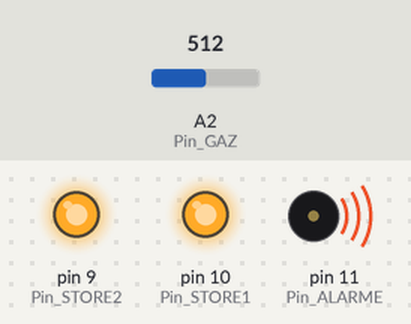
Bench run of a sketch on a simulated Arduino Uno, built with avr-gcc and run on an emulated ATmega328P. Parts: output pins drawn as LEDs (lit = HIGH), buzzer (waves = sounding). The inputs (shaded band) are chosen by the test bench; at power-on: A2 (Pin_GAZ) = 512. Pins used as bus, display or sensor lines are not drawn.

Above: at 1.2 s.
1.3 s: A2 (Pin_GAZ) set to 114
2.8 s: A2 (Pin_GAZ) set to 95
At 3.7 s:
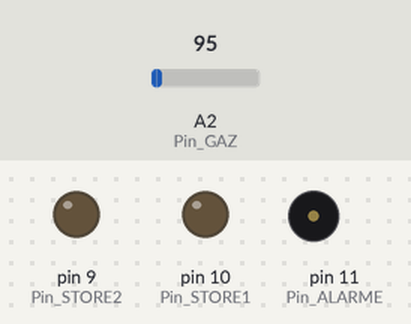
4.3 s: A2 (Pin_GAZ) set to 122
At 4.8 s:
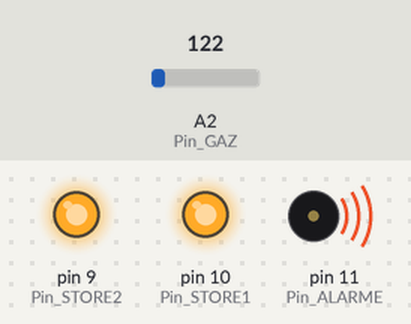
5.8 s: A2 (Pin_GAZ) set to 0
At 7.1 s:
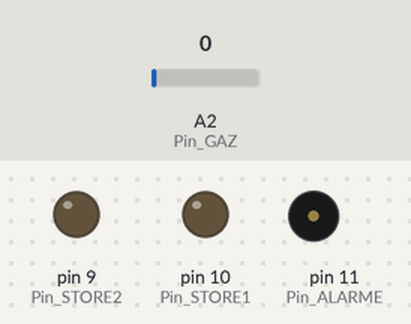
Timing chart, 0 to 8.3 s (numbered marks = the images above; inputs shaded):
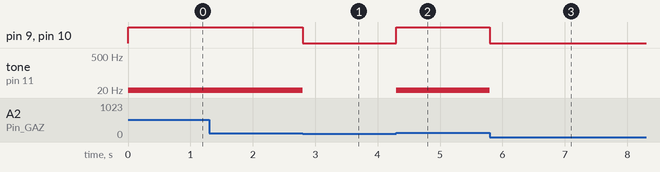

The sketch:

sketch_exemple3_GAZ.ino
```cpp
int Pin_ALARME= 11;
int Pin_STORE1= 10;
int Pin_STORE2= 9;

const int Pin_GAZ = A2;


void setup() {


}


void loop() {

 pinMode(Pin_GAZ, INPUT);


 pinMode(Pin_ALARME, OUTPUT);
 pinMode(Pin_STORE1, OUTPUT);
 pinMode(Pin_STORE2, OUTPUT);


  int Vin_GAZ = analogRead(Pin_GAZ);
  int Vout_GAZ = Vin_GAZ * 5.0 / 1023 * 20;


if(Vout_GAZ >= 10){
 // Presence de GAZ
       tone(Pin_ALARME,10); // BUZZER ON
       digitalWrite(Pin_ALARME, HIGH);   // BUZZER ON
       digitalWrite(Pin_STORE1,HIGH);
       digitalWrite(Pin_STORE2,HIGH);


    }
     else {
      noTone(Pin_ALARME); // BUZZER OFF
      digitalWrite(Pin_STORE1,LOW);
      digitalWrite(Pin_STORE2,LOW);


    }


 }
```

Measured:
- the behaviour switches between 103 and 102 on A2 (Pin_GAZ) (found by bisection; images 0 and 1)
- after the input at 1.3 s, every drawn part: stays the same
- after the input at 2.8 s, pin 9 (Pin_STORE2), pin 10 (Pin_STORE1): HIGH → LOW at once; tone on pin 11 (Pin_ALARME): 10 Hz → silent at once
- after the input at 4.3 s, pin 9 (Pin_STORE2), pin 10 (Pin_STORE1): LOW → HIGH at once; tone on pin 11 (Pin_ALARME): silent → 10 Hz at once
- after the input at 5.8 s, pin 9 (Pin_STORE2), pin 10 (Pin_STORE1): HIGH → LOW at once; tone on pin 11 (Pin_ALARME): 10 Hz → silent at once
